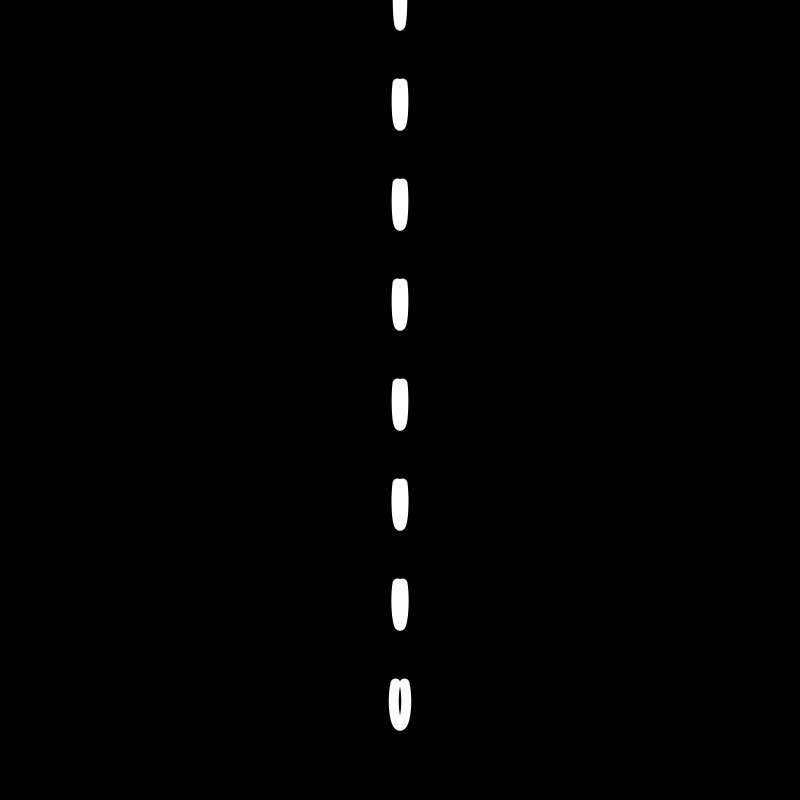
Frame 1 (no input)
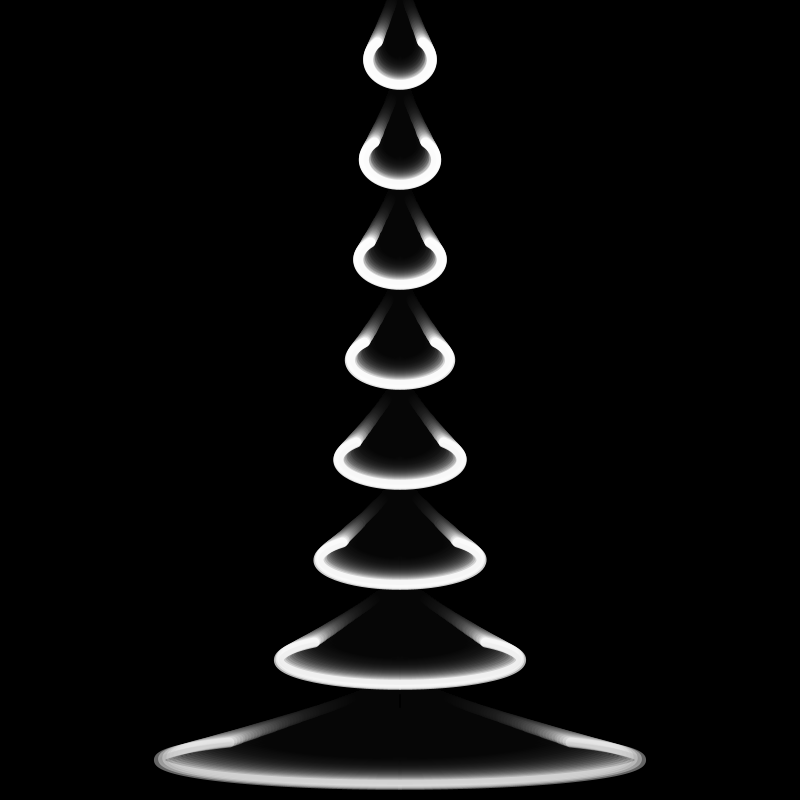
Frame 60 (the mouse pressed at the canvas centre just before this capture)
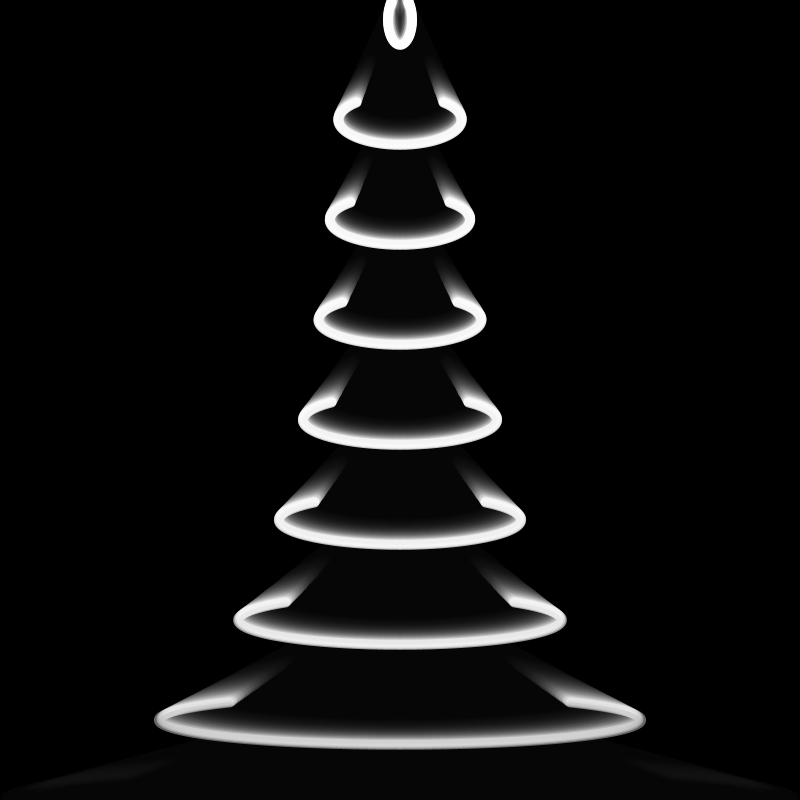
Frame 120 (the mouse held since frame 60 and released just before this capture)

The Processing sketch that drew these frames (run headless with seeded random() and noise(); from frame 60 on, the mouse is pressed at the canvas centre):

// Processing sketch: Disappearing_Rings
// ── Disappearing_Rings.pde
// Do this but with lines (so like steps)

int amount_of_rings;
Ring[] rings;

void setup()
{
  size(800, 800);
  colorMode(HSB, 360, 100, 100, 100);
  strokeWeight(10);
  noFill();
  background(0);
  
  amount_of_rings = 8;
  rings = new Ring[amount_of_rings];
  for (int i = 0; i < amount_of_rings; i++)
    rings[i] = new Ring(width, height, 0, width/2, i * height/amount_of_rings, 5, 50, -QUARTER_PI, PI + QUARTER_PI, 360);
}

void draw()
{
  noStroke();
  fill(0, 8);
  rect(0, 0, width, height);
  
  for (int i = 0; i < amount_of_rings; i++)
  {
    rings[i].move();
    rings[i].display();
  }
}

// ── Ring_class.pde
class Ring
{
  int ww;
  int wh;
  int x;
  int y;
  int OG_y;
  int y_min;
  int w;
  int OG_w;
  int h;
  float start;
  float end;
  color col;
  // Place when ring "dies"
  int ring_end;
  
  Ring(int par_ww, int par_wh, int par_y_min, int par_x, int par_y, int par_w, int par_h, float par_start, float par_end, color par_col)
  {
    ww = par_ww;
    wh = par_wh;
    x = par_x;
    y = par_y;
    OG_y = par_y;
    y_min = par_y_min;
    w = par_w;
    OG_w = par_w;
    h = par_h;
    start = par_start;
    end = par_end;
    col = par_col;
    
    ring_end = wh;
  }
  
  void move()
  {
    if (y == ring_end)
    {
      y = y_min;
      // This next line is done so transparency based off original y start will work
      // and when it resets to the hightest y point transparency will work as expected
      OG_y = y_min;
    }
      
    y++;
  }
  
  void display()
  {
    // Change opacity based on y value
    stroke(col, map(y, OG_y, ring_end, 100, 0));
    // Change width based on y value
    w = floor(map(y, OG_y, ring_end, OG_w, 800));
    // Actually display
    arc(x, y, w, h, start, end);
  }
}
